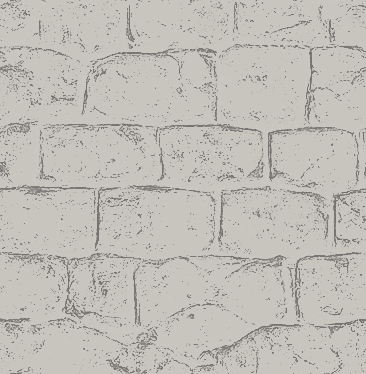
#> input picture images/wall-1.png, 366 x 374 px, found by its file name
$ python wall-tiles.py ../source-art/wall-sheet.png
#> lines starting #> are read from the running program, lines starting #| are printed output that depends on the picture
### scripts/wall_grime.py
"""Grime and damage for the stone walls (1-6) and the brick: what makes them Dimm City's.

    import wall_grime
    rgb, special = wall_grime.weather(rgb, joint, seed)
    wall_grime.save(rgb, special, path)

wall-stone-rubble.py (1, 3, 5), wall-stone-coursed.py (2, 4, 6) and
wall-brick.py (the brick) draw a clean wall in the clean brick's tones
(`clean_brick`); each hands its tile here as float RGB (0-1) with its joint
mask (1 in a joint and on the joint's line, 0 on a stone's face), so every
wall is weathered by one hand and all of them read as one city: dim, dirty,
damp and dangerous, but a wall first, behind the white sheets.

The tile is placed from the text area's corner, so on every page the text
area is the same rectangle of it (TEXT_W x TEXT_H) and the side margins are
the columns past it. Big dark marks (soot, wet patches, scorches, grease)
are toned down there (CALM), and some of each kind of damage is put in the
side margins (`place(margin=True)`), so every page shows it.

Back to front, the light from the upper left as on the stone:
1. Dim: the stone is greyed a little, and at the end the lighter half of the
   tile is pulled toward its median (DULL: no face reads as clean stone)
   and the whole tile is scaled to TARGET, lighter than the specialty walls.
2. Grime: dirt in the joints and their pockets, washed down under every bed
   joint, in broad patches, and heavier toward the wall's foot (FOOT, where the
   ground strip meets it on a page); soot and grime run down from the ledges.
3. Damp: dark streaks run down from the joints, dark wet patches with a faint
   tide line, rising damp at the foot under a wavy tide mark (a dark line,
   salt above it, darker and dirtier lower down), and tide-ringed leaks.
4. Mould: black and dark-green speckled blooms spreading from the joints,
   worst where it is wet; a slimy green algal film with a glint in the
   wettest places; small shelf fungi and clusters of caps in the joints.
5. Burns and grease: soot blooms with a scorched core and soot rising above
   them, small burnt patches, often a flame's lick along the wall; grease
   stains soaked in round where they hit, a run or two below.
6. Damage: chipped arrises, cracks, bullet pocks (singles and bursts), four
   sets of 3-4 claw gouges (`gouge`: torn into the stone, its upper-left wall
   in shade and casting a shadow on the floor, its lower-right lip lit, a
   blunt torn bite and a long drag out to torn tines, broken where it crosses
   a joint (where the courses are close, as on small bricks, torn on through
   it, only a little shallower), flakes and grit spilled along it; fresh, or
   old and packed with dirt; dried blood dragged down one or two), and
   scratched tallies and glyphs. Nothing written.
7. Blood: dried, brown-red, small: spatters by the freshest claw marks and
   elsewhere, specks in little groups, a smear; none in a groove that does
   not bleed, so a set of claw marks shows blood in one groove or two. Grim,
   not gory: the Cybersurgeon's wall (10) is the bloody one.
Then quantised (`save`) to an exact palette with no dither, its last entries
cut from the saturated things alone (blood, mould, algae, fungi), so they keep
their colour instead of going grey.

Everything is periodic, so the tile still repeats without a seam: the noise
is filtered in the Fourier domain, blurs and streaks are circular
convolutions, and every shape is drawn wrapped. The tile is 9in x 12in or so,
taller than a page and about as wide, so a page shows no repeat of a mark.
"""
import math
from pathlib import Path

import numpy as np
from PIL import Image, ImageChops, ImageDraw, ImageFilter

F32 = np.float32
DPI = 300
TARGET = np.array([0x9e, 0x9a, 0x92], F32) / 255   # the weathered wall's average: dim, and still lighter than walls 7-13
FOOT = 10.0 * DPI           # px down the tile to the wall's foot: the ground strip's top on a page
# Where the sheets sit. A wall is placed from the text area's corner, so on
# every page the text area (7.5in x 9.675in: dc-palette.css's margins on an
# 8.625in x 11.25in sheet) is the tile's top-left (0, 0)-(TEXT_W, TEXT_H) and
# the margins are the rest: the side margins, both of them, are the columns
# past TEXT_W (the right-hand margin, then, wrapped, the left), the band
# above the ground the rows past TEXT_H. Big dark marks are kept moderate on
# the text area (CALM), where the gaps between sheets are, and some of the
# damage is put in the margins, so every page shows it.
TEXT_W, TEXT_H = 7.5 * DPI, 9.675 * DPI
CALM = 0.35                 # how much big dark marks are toned down on the text area
GREY = 0.30                 # how far the stone is greyed toward its own luminance
DULL = 0.6                  # the lighter half's contrast, kept: the faces dulled, so the wall reads dirty
SS = 2                      # shapes are drawn at SS x and boxed down
LUM = np.array([0.299, 0.587, 0.114], F32)


BG = (0xC8, 0xC5, 0xBF)      # --bg (ash concrete), the brick's colour
BRICK_SRC = Path(__file__).resolve().parents[1] / "source-art/brick-bg-01.png"   # the brick: a grey line drawing, RGBA, 300 DPI


# [9 lines left out: function clean_brick, not called in this run]


def hexc(h):
    return np.array([int(h[i:i + 2], 16) for i in (1, 3, 5)], F32) / 255


def smooth(x, lo, hi):
    t = np.clip((x - lo) / (hi - lo), 0, 1)
    return t * t * (3 - 2 * t)


# [17 lines left out: functions mix, mix_into, not called in this run]


# the colours: multipliers (a stain over the stone) and paints (opaque)
DIRT = hexc("#c8bfb2")          # grime: a warm grey-brown, multiplied
WET = hexc("#b0b3ac")           # damp stone: darker and a little cool
SALT = hexc("#e4e2da")          # efflorescence above a tide mark
TIDE = hexc("#8a7d6a")          # the tide line itself, multiplied
MOULD_STAIN = hexc("#c6cfbe")   # the stain round a colony
MOULD_BLACK = hexc("#34352f")
MOULD_GREEN = hexc("#3e4934")
ALGAE = hexc("#cbdcb4")         # the green film, multiplied
SOOT = hexc("#2e2a26")
SCORCH = hexc("#b49a84")        # the brown halo round a burn, multiplied
OIL = hexc("#3e3830")            # grease soaked in, at its darkest
OIL_FILM = hexc("#a39a8c")       # its stain, multiplied
CALCINED = hexc("#a3958d")      # stone burnt pale and pinkish where the fire was hottest
FRESH = hexc("#cfccc5")         # stone broken open: clean, paler than the weathered face
HOLE = hexc("#47423d")
BLOOD_FILM = {"dry": hexc("#b4877a"), "old": hexc("#b49482")}   # thin blood, multiplied
BLOOD_DEEP = {"dry": hexc("#6e3529"), "old": hexc("#6a4a3b")}   # thick blood, dried
SHELVES = [   # zones (dark, mid, light), rim, underside: muted, dirty
    ((hexc("#8a8576"), hexc("#a19c8c"), hexc("#b7b2a2")), hexc("#ccc7b6"), hexc("#625d52")),   # pallid, bone grey
    ((hexc("#6c5a5c"), hexc("#826f72"), hexc("#998889")), hexc("#b2a5a2"), hexc("#4b3e40")),   # bruised
    ((hexc("#86704a"), hexc("#9c855a"), hexc("#b19c6f")), hexc("#c4b58f"), hexc("#5f4e33")),   # dirty ochre
    ((hexc("#7e7f55"), hexc("#939367"), hexc("#a8a87d")), hexc("#bebd98"), hexc("#5b5b3b")),   # sickly sulphur
]
CAPS = [   # cap, its dark
    (hexc("#7d7672"), hexc("#4c4744")),        # ink grey
    (hexc("#9c876a"), hexc("#655542")),        # tan
    (hexc("#8a7c8c"), hexc("#5a4f5d")),        # livid violet
    (hexc("#a3a07a"), hexc("#68664a")),        # pale sulphur
]
# invented glyphs, scratched: strokes in a unit box, y down; no letters
GLYPHS = [
    [[(0.0, 0.5), (0.25, 0.25), (0.5, 0.18), (0.75, 0.25), (1.0, 0.5)],          # an eye: lids, pupil, lashes down
     [(0.0, 0.5), (0.25, 0.75), (0.5, 0.82), (0.75, 0.75), (1.0, 0.5)],
     [(0.5, 0.36), (0.6, 0.5), (0.5, 0.64), (0.4, 0.5), (0.5, 0.36)],
     [(0.3, 0.8), (0.24, 1.0)], [(0.5, 0.84), (0.5, 1.04)], [(0.7, 0.8), (0.76, 1.0)]],
    [[(0.5, 0.0), (1.0, 0.5), (0.5, 1.0), (0.0, 0.5), (0.5, 0.0)],                 # a cut diamond, a hook through it
     [(0.5, -0.15), (0.5, 0.75), (0.38, 0.88), (0.25, 0.8)]],
    [[(0.0, 0.0), (0.5, 0.42), (1.0, 0.0)], [(0.5, 0.42), (0.5, 0.62)],           # a crow's foot over a ring
     [(0.3, 0.8), (0.5, 0.62), (0.7, 0.8), (0.5, 0.98), (0.3, 0.8)]],
    [[(0.1, 1.0), (0.5, 0.0), (0.9, 1.0)], [(0.24, 0.66), (0.76, 0.66)],          # a peak, barred twice, a dot under it
     [(0.32, 0.46), (0.68, 0.46)], [(0.5, 1.08), (0.52, 1.12)]],
]


class Torus:
    """An H x W tile on the torus: periodic noise, blurs, shifts and wrapped shapes."""

    # [26 lines left out: functions __init__, noise, spec, not called in this run]

    def blur(self, m, sigma):
        k = np.exp(-2 * np.pi ** 2 * sigma * sigma * (self.FX ** 2 + self.FY ** 2))
        return np.fft.irfft2(self.spec(m) * k, s=(self.H, self.W)).astype(F32, copy=False)

    def conv(self, m, kernel):
        k = np.fft.rfft2(kernel)            # named, so numpy never multiplies into it (k * m rounds differently from m * k)
        return np.fft.irfft2(self.spec(m) * k, s=(self.H, self.W)).astype(F32, copy=False)

    # [10 lines left out: functions drip, box, not called in this run]

    def patch(self, x, y, rx, ry=None):
        ry = rx if ry is None else ry
        return self.box(x, y, rx, rx, ry, ry)


class Layer:
    """Shapes drawn on the torus at SS x and boxed down: an antialiased mask, 0-1;
    where shapes overlap, the higher value wins."""

    def __init__(self, t):
        self.t, self.shapes = t, []

    def poly(self, pts, v=1.0):
        self.shapes.append(("poly", pts, 0, v))

    def line(self, pts, w, v=1.0):
        self.shapes.append(("line", pts, w, v))

    def ellipse(self, x, y, rx, ry, v=1.0):
        self.shapes.append(("ellipse", [(x - rx, y - ry), (x + rx, y + ry)], 0, v))

    # [21 lines left out: function render, not called in this run]


def lblur(a, r):
    """A blur on a small patch (not wrapped: the patch has room round its shape)."""
    return np.asarray(Image.fromarray((np.clip(a, 0, 1) * 255).astype(np.uint8)).filter(ImageFilter.GaussianBlur(r)), F32) / 255


def lshift(a, dx, dy):
    return np.roll(a, (dy, dx), (0, 1))


# [9 lines left out: function shift, not called in this run]


def wobble(pts, r, amp):
    return [(x + r.normal(0, amp), y + r.normal(0, amp)) for x, y in pts]


# [713 lines left out: functions weather, save, not called in this run]

### scripts/wall-tiles.py
"""The CSS for every page wall, and the streets under them.

    python3 scripts/wall-tiles.py           # the CSS, from the tiles in images/
    python3 scripts/wall-tiles.py --ground  # redraw the ground (the setts) only
    python3 scripts/wall-tiles.py --grounds # the three streets (setts, flags, asphalt), grimed, and the CSS

Python 3 with Pillow (and numpy, for wall_grime). Every wall tile is drawn by its own script in scripts/
at DPI (300), the print bar: 1-6 the stone walls (wall-stone-rubble.py: 1, 3,
5; wall-stone-coursed.py: 2, 4, 6), 7-13 the specialty walls (wall-metal.py,
wall-circuit.py, wall-moss.py, wall-surgery.py, wall-aether.py,
wall-techlab.py, wall-bazaar.py), 14 the Proxy's (wall-proxy.py: wall 6's
stone, twice across, with a priest's marks on it). This script rewrites the generated
`page-walls` blocks in styles/dc-native.css (each wall's named pages: the
background, and the chapter chip's face per hue) and styles/page-rules.css (the
wiring from page word to named page), sizing each tile at DPI.

The streets are drawn here. The setts and the flags are laid from the painted
sheet's square-sett panel (source-art/wall-sheet.png, panel GROUND_FROM):
its whole setts (a joint on every side) are cut out, resized to one SETT-px
cell and laid in random turns and flips, no sett beside itself, with the
panel's mean joint drawn along every cell edge; the asphalt is drawn. Each is
tinted to the clean brick (wall_grime.clean_brick: --bg times a grey line drawing),
seen in perspective from EYE above it and grimed. The sheet's setts are at
SHEET_DPI (240); the ground resamples them to GROUND_DPI (300) in its
perspective transform and draws its joints, foot line and shadow at that
resolution, for the depth Chromium paints it at (a background is painted in
whole CSS px: 0.6in is 58px, 0.604in), so its rows measure 300 DPI.
"""
import math
import random
import sys
from pathlib import Path

from PIL import Image, ImageChops, ImageDraw, ImageFilter, ImageOps

sys.path.insert(0, str(Path(__file__).resolve().parent))
import wall_grime  # noqa: E402  (the clean brick, whose tones the streets are matched to)

ARGS = [a for a in sys.argv[1:] if not a.startswith("--")]
SHEET = ARGS[0] if ARGS else "source-art/wall-sheet.png"
BG = (0xC8, 0xC5, 0xBF)             # --bg (ash concrete), the brick's colour
DPI = 300                           # every wall tile is drawn at the print bar, so printed size = px / DPI
SHEET_DPI = 240                     # the painted sheet's scale: the ground's setts are laid at it
SETT, SETTS = 136, 8                # the sett cell, px, and cells a side
JOINT = 6                           # half-width of the drawn joint, px
GROUND = "images/ground.png"        # the setts: the street under the brick
# Three streets, none a copy of a wall (a street of the wall's own stone read as
# the wall carrying on, not as ground): setts, bonded flagstones cut from the
# same stone, and cracked, patched asphalt. Each wall stands on one that
# contrasts with it. All of them are grimed (`grime`). `--grounds` draws them.
STREETS = {"setts": GROUND, "flags": "images/ground-flags.png", "asphalt": "images/ground-asphalt.png"}
WALL_STREET = {1: "flags", 2: "asphalt", 3: "setts", 4: "flags", 5: "setts", 6: "asphalt", 7: "asphalt", 8: "setts",
               9: "asphalt", 10: "asphalt", 11: "flags", 12: "setts", 13: "flags", 14: "asphalt"}   # 14 is wall 6's stone: its street
# Walls with a regular grid (7's steel plates, 9's courses, 10's tiles, 11's courses and plates, 12's conduit, 13's stalls): an @page background is placed
# from the text area's corner, which sits at a different place on a left page,
# a right page and a margin-free page, so a grid restarts on each and breaks at
# the spine. These are anchored to the sheet instead, and a right page carries
# on from the left page's width: a spread is one wall. (A stone wall has no grid
# to break, so it keeps the text area's corner. Walls 8 and 11 also carry a
# board or a rift the spine cuts on across the spread. Wall 14 is wall 6's
# stone, which has none, but its tile is two of wall 6's side by side, each
# half with its own marks: from the text corner both pages would show the
# same half, and a mark at the spine would be cut. Anchored to the sheet, a
# left page shows the first half and a right page the second, and a mark
# carries on across the spine.)
ALIGNED = {7, 8, 9, 10, 11, 12, 13, 14}
SHEET_W = "var(--gp-page-width, 8.625in)"
ANCHOR = {   # tile offset from the text area's corner, per side; a full page has no margins
    "left": ("calc(-1 * var(--outer-margin))", "calc(-1 * var(--page-margin))"),
    "right": (f"calc(-1 * ({SHEET_W} + var(--binding-margin)))", "calc(-1 * var(--page-margin))"),
    "full-left": ("0", "0"),
    "full-right": (f"calc(-1 * {SHEET_W})", "0"),
}
# A wall placed from the text area: its tile starts at a text page's text
# corner (outer margin, top margin on a left page). A margin-free page is
# offset to carry on from the page facing it, so an art plate meets its
# intro page across the spine.
TEXT_ANCHOR = {
    "full-left": ("var(--outer-margin)", "var(--page-margin)"),
    "full-right": (f"calc(var(--outer-margin) - {SHEET_W})", "var(--page-margin)"),
}
WALLS = range(1, 15)
GROUND_FROM = 6                     # laid from this wall's panel: its setts make the paving slabs
GROUND_IN = 0.6                     # its depth from the sheet edge, in: just under the footer chips
GROUND_DPI = 300                    # the ground is drawn, so it is drawn at the print bar (the walls print at DPI)
CSS_PX = 96                         # Chromium paints a background in whole CSS px: 0.6in (57.6px) paints 58px deep
GROUND_W = 3000                     # px across (10in at GROUND_DPI): drawn once, in perspective, centred on the sheet
EYE = 5.5                           # in from the wall's foot up to the eye: how fast the rows recede
LEAN = 0.5                          # px the ground's joints run across per px down: all one way, so a spread shows one view
GROUND_DEPTH = 2.4                  # setts of pavement the strip shows, wall to sheet edge
GROUND_SHADE = 0.9                  # the ground's tone against the wall's
# A wall page keeps its chapter's chip colour: one named page per wall and hue.
# The hue faces and the chapter words that wire them are page-rules.css's and
# dc-native.css's (2c); a book wires its own chapters the same way.
HUES = {"blue": "--hud-blue-dark", "rust": "--rust", "violet": "--brand-violet",
        "amethyst": "--crystal-amethyst", "amber": "--amber-dark", "indigo": "--signal-indigo",
        "ink": "--ink-dark"}
CHAPTER_HUES = {"specialty": "blue", "rules": "rust", "lore": "violet", "dm": "ink", "gear": "indigo"}
# pages that keep their own named page (and so the brick) whatever wall they name
KEEPS = ".gp-page-full-bleed, .dc-full-page, .dc-page-contents, .dc-page-credits, .dc-page-intro, .dc-page-citizen-file"
# and inside a block that names a wall, the children that keep their own page
PLATES = KEEPS + ", .dc-specialty-art"


def lum(c):
    return (c[0] * 299 + c[1] * 587 + c[2] * 114) / 1000


# [32 lines left out: function opaque_boxes, not called in this run]


def transpose(rows):
    return [list(col) for col in zip(*rows)]


# [133 lines left out: functions joints, lay_setts, ground, brick_tones, tint, replace_block, not called in this run]


def ground_of(n):
    """The street a wall's pages stand on."""
    return STREETS[WALL_STREET[n]]


# [152 lines left out: functions asphalt, grime, street, ground_layer, write_css, not called in this run]


def main():
    if "--ground" in sys.argv:              # the ground alone, from its wall's panel
        box = opaque_boxes(Image.open(SHEET).convert("RGBA"))[GROUND_FROM - 1]
        panel = Image.open(SHEET).convert("RGBA").crop(box).convert("L")
        ground(panel, brick_tones()).save(GROUND, optimize=True)
        return
    if "--grounds" in sys.argv:             # the three streets, grimed, and the CSS
        tones = brick_tones()
        for kind, path in STREETS.items():
            street(kind, tones).save(path, optimize=True)
            print(path, flush=True)
        write_css({n: Image.open(f"images/wall-{n}.png").size for n in WALLS})
        return
    write_css({n: Image.open(f"images/wall-{n}.png").size for n in WALLS})
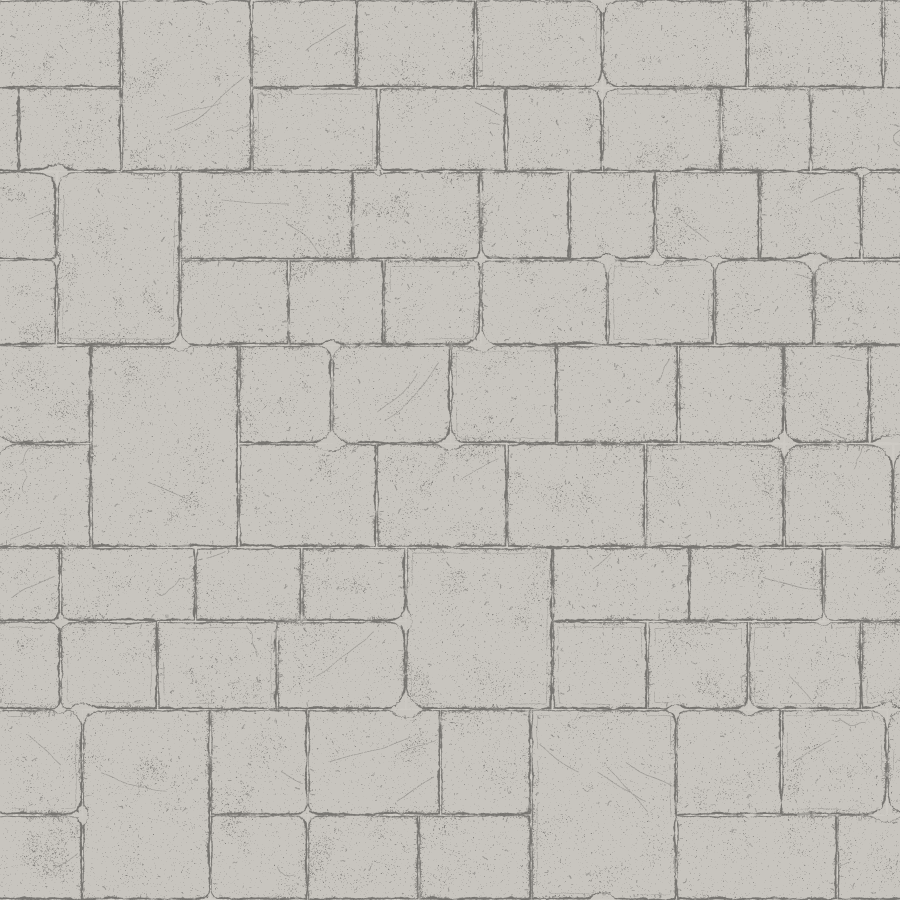
#> input picture images/wall-2.png, 1800 x 1800 px, found by its file name (shown at 1/2 size)
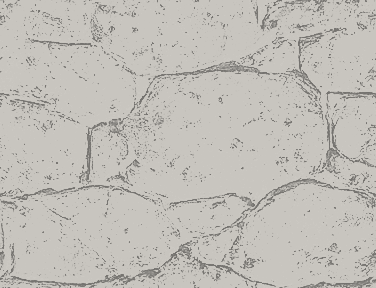
#> input picture images/wall-3.png, 376 x 288 px, found by its file name


if __name__ == "__main__":
#> (the run stopped early here; a loop or call above may not have finished)
